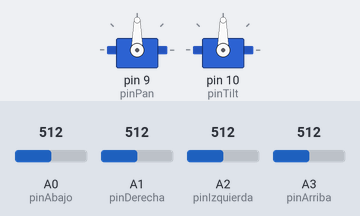
Bench run of a sketch on a simulated Arduino Uno, built with avr-gcc and run on an emulated ATmega328P. Shown: 2 × servo. Inputs (shaded band) come from the test bench; at power-on: A0 (pinAbajo) = 512, A3 (pinArriba) = 512, A1 (pinDerecha) = 512, A2 (pinIzquierda) = 512.

Above: at 2.4 s.
2.5 s: A0 (pinAbajo) set to 335
4.0 s: A0 (pinAbajo) set to 308
At 5.5 s:
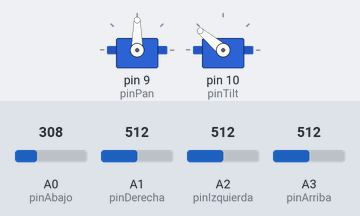
5.8 s: A3 (pinArriba) set to 168
7.3 s: A3 (pinArriba) set to 149
At 7.46 s:
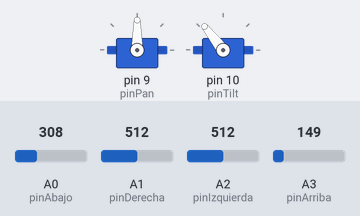
At 8.5 s:
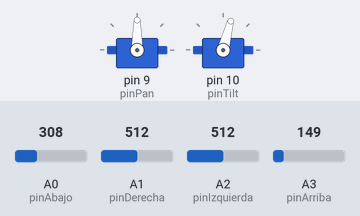
9.6 s: A1 (pinDerecha) set to 659
11.1 s: A1 (pinDerecha) set to 687
At 12.6 s:
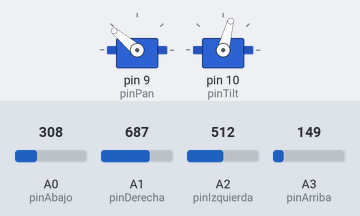
Timing chart, 0 to 13.9 s (numbered marks = the images above; inputs shaded):
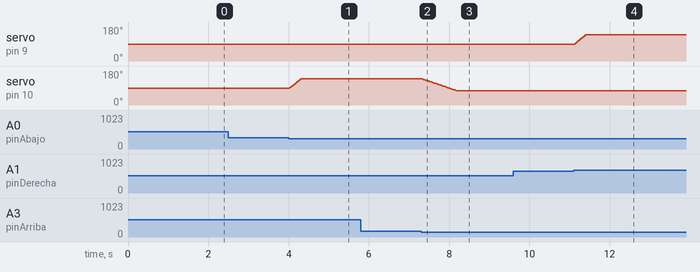

Measured:
- the behaviour switches between 326 and 325 on A0 (pinAbajo) (found by bisection; images 0 and 1)
- the behaviour switches between 159 and 158 on A3 (pinArriba) (found by bisection; images 1 and 2)
- the behaviour switches between 676 and 677 on A1 (pinDerecha) (found by bisection; images 3 and 4)
- after the input at 2.5 s, every drawn part: stays the same
- after the input at 4.0 s, servo on pin 10 (pinTilt): moves from 90° to 140° over 0.31 s, starting at once
- after the input at 5.8 s, every drawn part: stays the same
- after the input at 7.3 s, servo on pin 10 (pinTilt): moves from 140° to 75° over 0.87 s, starting at once
- after the input at 9.6 s, every drawn part: stays the same
- after the input at 11.1 s, servo on pin 9 (pinPan): moves from 90° to 140° over 0.27 s, starting at once

The sketch:

light_tracker_final.ino
```cpp
#include <Servo.h>

Servo pan;
Servo tilt;

// Pines sensores
const int pinAbajo = A0;
const int pinDerecha = A1;
const int pinIzquierda = A2;
const int pinArriba = A3;

// Pines servos
const int pinPan = 9;
const int pinTilt = 10;

// Centro mecánico
int centroPAN = 90;
int centroTILT = 90;

// Posiciones actuales
float posPAN = centroPAN;
float posTILT = centroTILT;

// Límites
int minPAN = 40;
int maxPAN = 140;

int minTILT = 75;   // baja menos
int maxTILT = 140;

// Filtro: equilibrio entre rapidez y estabilidad
float alpha = 0.32;

// Variables filtradas
float fIzq = 0;
float fDer = 0;
float fArr = 0;
float fAba = 0;

// Señal mínima total
int minTotal = 35;

// Zona muerta: pequeña pero útil
float deadX = 0.10;
float deadY = 0.10;

// Ganancias
float kPan = 20.0;
float kTiltUp = 18.0;
float kTiltDown = 8.0;

// Velocidad máxima por ciclo
float maxStepPAN = 4.0;
float maxStepTILTup = 3.5;
float maxStepTILTdown = 1.2;

int leerSensor(int pin) {
  int s = 0;
  s += analogRead(pin);
  s += analogRead(pin);
  s += analogRead(pin);
  return s / 3;
}

float limitar(float valor, float maxPaso) {
  if (valor > maxPaso) return maxPaso;
  if (valor < -maxPaso) return -maxPaso;
  return valor;
}

void setup() {
  pan.attach(pinPan);
  tilt.attach(pinTilt);

  pan.write(centroPAN);
  tilt.write(centroTILT);

  delay(1200);
}

void loop() {
  int abajoRaw = leerSensor(pinAbajo);
  int derechaRaw = leerSensor(pinDerecha);
  int izquierdaRaw = leerSensor(pinIzquierda);
  int arribaRaw = leerSensor(pinArriba);

  // Filtrado
  fAba = alpha * abajoRaw + (1.0 - alpha) * fAba;
  fDer = alpha * derechaRaw + (1.0 - alpha) * fDer;
  fIzq = alpha * izquierdaRaw + (1.0 - alpha) * fIzq;
  fArr = alpha * arribaRaw + (1.0 - alpha) * fArr;

  float total = fAba + fDer + fIzq + fArr;

  if (total > minTotal) {
    // Errores normalizados
    float errorX = (fDer - fIzq) / total;
    float errorY = (fArr - fAba) / total;

    // PAN
    if (abs(errorX) > deadX) {
      float pasoPAN = errorX * kPan;
      pasoPAN = limitar(pasoPAN, maxStepPAN);
      posPAN += pasoPAN;
    }

    // TILT
    if (errorY > deadY) {
      float pasoTILT = errorY * kTiltUp;
      pasoTILT = limitar(pasoTILT, maxStepTILTup);
      posTILT += pasoTILT;
    }
    else if (errorY < -deadY) {
      float pasoTILT = errorY * kTiltDown;
      pasoTILT = limitar(pasoTILT, maxStepTILTdown);
      posTILT += pasoTILT;
    }
  }

  // Límites
  if (posPAN < minPAN) posPAN = minPAN;
  if (posPAN > maxPAN) posPAN = maxPAN;

  if (posTILT < minTILT) posTILT = minTILT;
  if (posTILT > maxTILT) posTILT = maxTILT;

  pan.write((int)posPAN);
  tilt.write((int)posTILT);

  delay(10);
}
```
